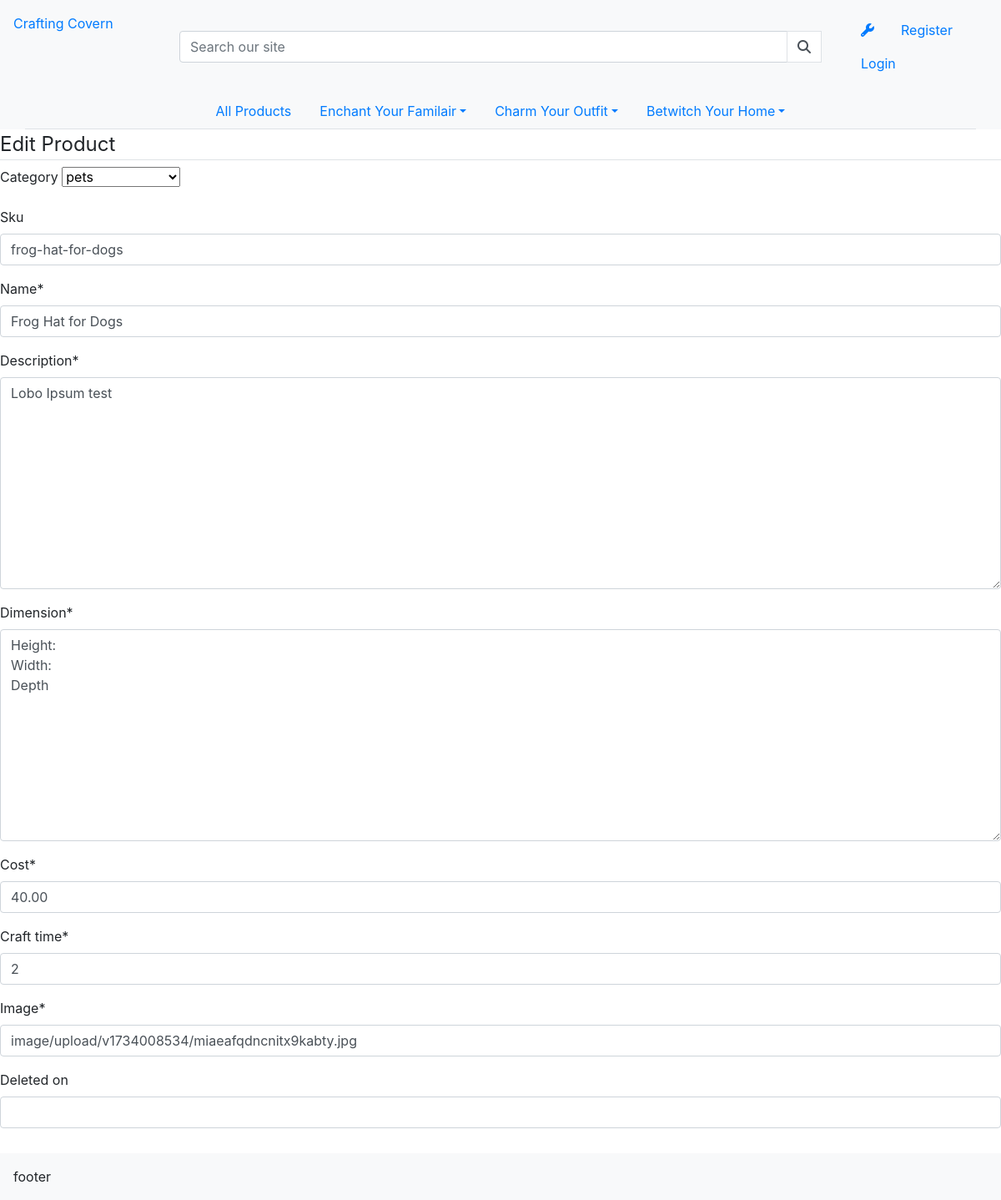
/product/edit/3/, run on an earlier commit of the app's database.
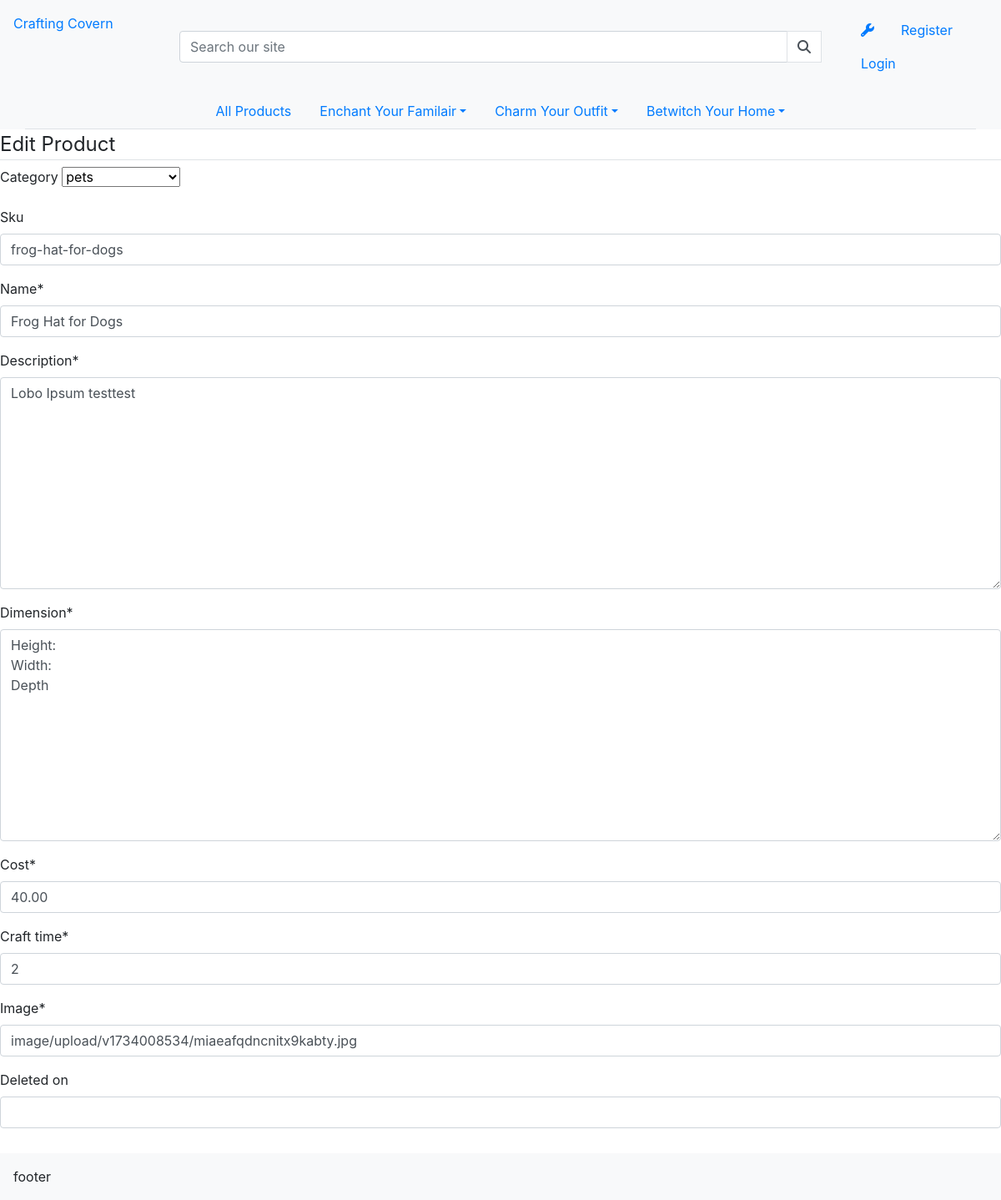
And on a later commit of the database.
### products/models.py (models this page shows, shortened)
class Product(models.Model):
    category = models.ForeignKey('Category', null=True, blank=True, on_delete=models.SET_NULL)
    sku = models.CharField(max_length=254, null=True, blank=True)
    name = models.CharField(max_length=254)
    description = models.TextField()
    dimension = models.TextField()
    cost = models.DecimalField(max_digits=6, decimal_places=2)
    craft_time = models.IntegerField(validators=[MinValueValidator(1), MaxValueValidator(40)])
    image = CloudinaryField('image', default='placeholder')
    created_on = models.DateTimeField(auto_now_add=True)
    updated_on = models.DateTimeField(auto_now=True)
    deleted_on = models.DateTimeField(null=True, blank=True)

### products/views.py (the view)
# urls.py: path('product/edit/<int:id>/', views.product_edit, name='product_edit'),
def product_edit(request, id):
    product = get_object_or_404(Product, pk=id)
    if request.method == 'POST':
        form = ProductForm(request.POST, request.FILES, instance=product)
        if form.is_valid:
            form.save()
            return redirect('product_detail', id)
    else:
        form = ProductForm(instance=product)
    template = 'products/product_edit.html'
    context = {
    'form': form,
    "product": product,
    }
    return render(request, template, context)

### products/forms.py
class ProductForm(forms.ModelForm):
    class Meta:
        model = Product
        fields = '__all__'
    def __init__(self, *args, **kwargs):
        super().__init__(*args, **kwargs)
        categories = Category.objects.all()
        friendly_names = [(c.id, c.get_friendly_name()) for c in categories]
        self.fields['category'].choices = friendly_names

### products/models.py (called while the page is built)
    def get_friendly_name(self):
        return self.friendly_name

### products/templates/products/product_edit.html (shortened to what this page needs)
{% extends "base.html" %}
{% load crispy_forms_tags %}
{% block content %}
    <div class="">
        <form method="POST" enctype="multipart/form-data" action="{%url 'product_edit' product.id %}">
            <fieldset class="form-group">
                <legend class="border-bottom">Edit Product</legend>
                {{ form|crispy }}
            </fieldset>
            <div class="form-group">
                <a class="btn btn-outline-info" href="{% url 'product_all' %}">Cancel</a>
                <button class="btn btn-outline-info" type="submit">Edit Product</button>
            </div>
        </form>
    </div>
{% endblock content %}

What changed in the data, as far as the page shows it:
changed Product "pets": description "Lobo Ipsum test" → "Lobo Ipsum testtest"
